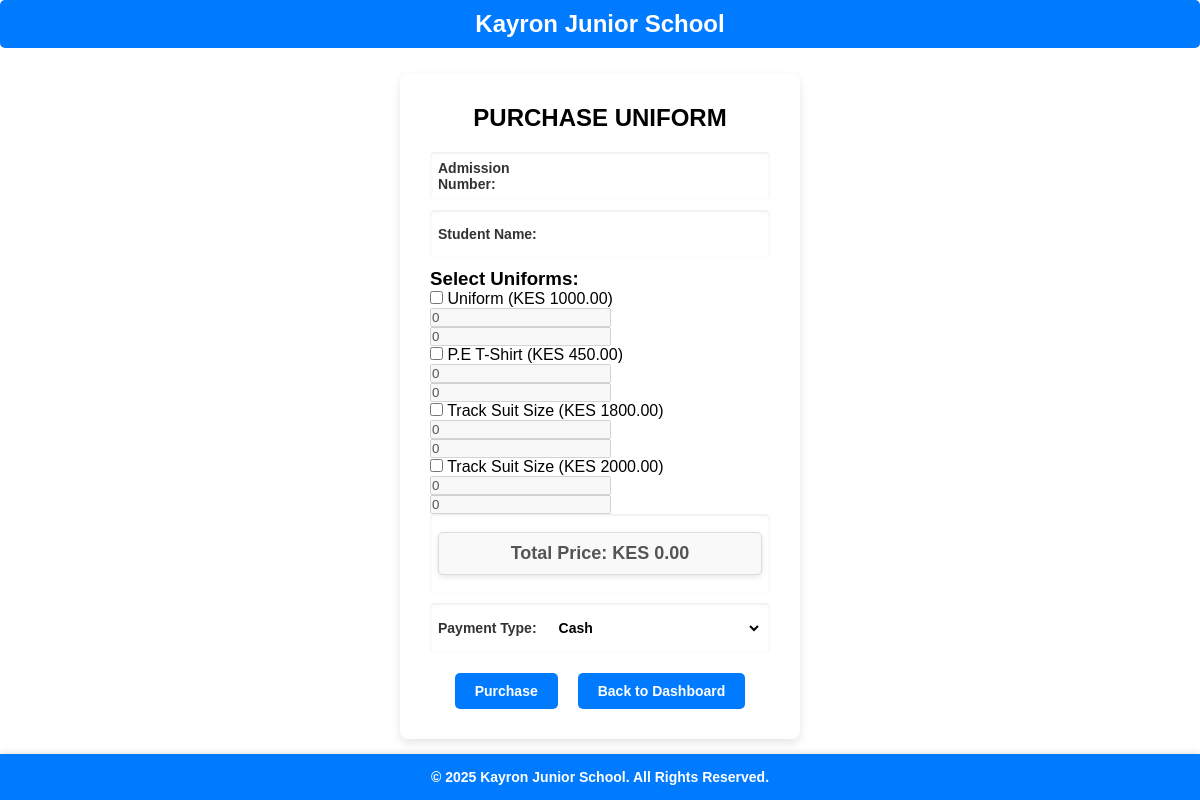
Page /php/process-uniform.php on the earlier database version.
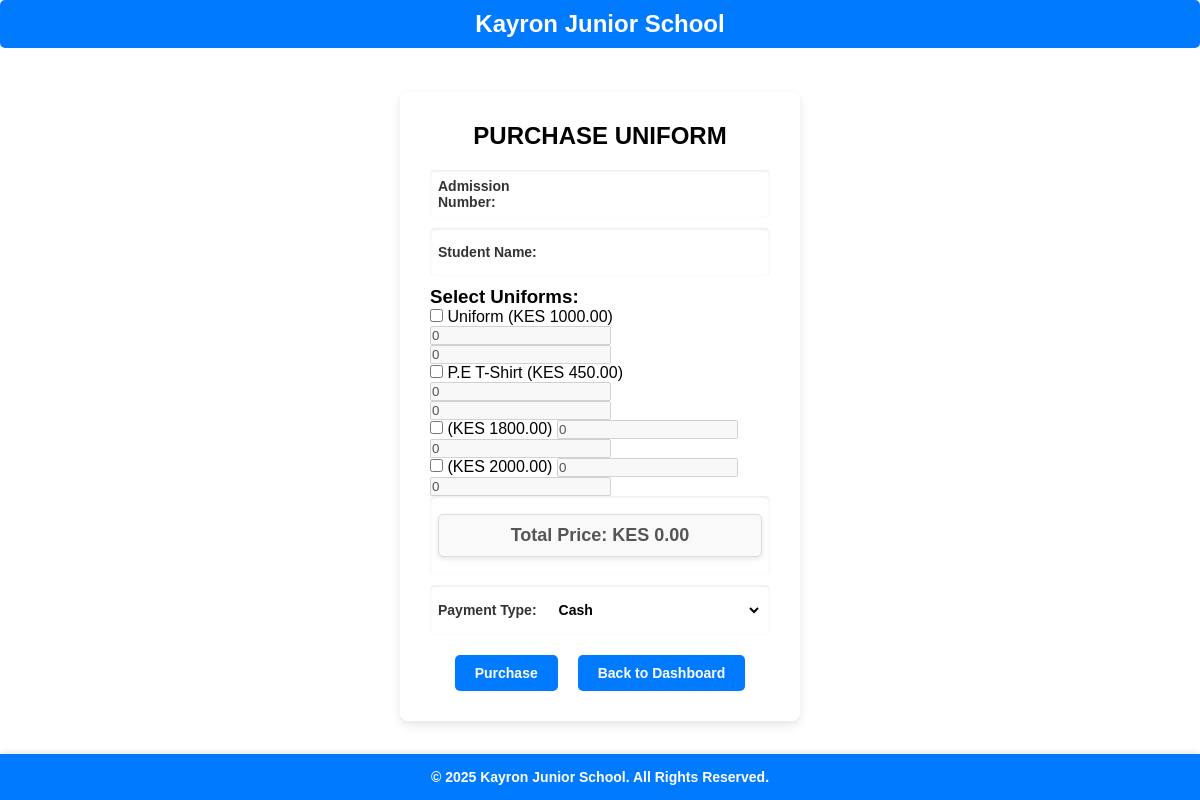
Same page on the later database version.
### tables this page shows
CREATE TABLE uniform_prices (
    id INT AUTO_INCREMENT PRIMARY KEY,
    uniform_type ENUM('Uniform', 'P.E T-Shirt', 'Track Suit 20-26', 'Track Suit 28-32') NOT NULL,
    size VARCHAR(50) NOT NULL,
    price DECIMAL(10,2) NOT NULL
);

### php/process-uniform.php (the view, shortened to what this page needs)
<!DOCTYPE html>
<html lang="en">
<head>
    <link rel="stylesheet" href="../style/style.css">
</head>
<body>
    <div class="heading-all">
        <h2 class="title">Kayron Junior School</h2>
    </div>
    <div class="lunch-form">
        <div class="add-heading">
            <h2>Purchase Uniform</h2>
        </div>
        <form action="process-uniform.php" method="POST">
            <div class="form-group">
                <label for="admission_no">Admission Number:</label>
                <input type="text" id="admission_no" name="admission_no" required oninput="fetchStudentName()">
            </div>
            <div class="form-group">
                <label for="name">Student Name:</label>
                <input type="text" id="name" name="name" required>
            </div>
            <h3>Select Uniforms:</h3>
            <div id="uniforms-list">
            <?php
            include 'db.php';
            $stmt = $conn->prepare("SELECT id, uniform_type, price FROM uniform_prices");
            $stmt->execute();
            $result = $stmt->get_result();
            while ($uniform = $result->fetch_assoc()):
            ?>
            <div class="uniform-item">
                <label class="uniform-label">
                    <input type="checkbox" class="uniform-checkbox" data-id="<?= $uniform['id']; ?>" data-price="<?= $uniform['price']; ?>">
                    <span class="uniform-info"><?= $uniform['uniform_type'] . " (KES " . $uniform['price'] . ")"; ?></span>
                </label>
                <input type="number" class="quantity" name="uniforms[<?= $uniform['id']; ?>][quantity]" data-price="<?= $uniform['price']; ?>" min="1" value="0" disabled onchange="updateTotalPrice()">
                <input type="number" class="amount-paid" name="uniforms[<?= $uniform['id']; ?>][amount_paid]" min="0" value="0" disabled>
            </div>
            <?php endwhile; ?>
            </div>
            <div class="form-group">
                <p id="total_price">Total Price: KES 0.00</p>
            </div>
            <div class="form-group">
                <label for="payment_type">Payment Type:</label>
                <select name="payment_type" required>
                    <option value="Cash">Cash</option>
                </select>
            </div>
            <div class="button-container">
                <button type="submit" class="add-student-btn">Purchase</button>
                <button type="button" class="add-student-btn">
                    <a href="./dashboard.php">Back to Dashboard</a>
                </button>
            </div>
        </form>
    </div>
    <footer class="footer-dash">
        <p>&copy; <?php echo date("Y")?> Kayron Junior School. All Rights Reserved.</p>
    </footer>
</body>
</html>

### style/style.css (style rules this page uses)
* { margin: 0; padding: 0; box-sizing: border-box; font-family: Arial, sans-serif; }
html, body { height: 100%; margin: 0; padding: 0; display: flex; flex-direction: column; }
.heading-all { text-align: center; background: #007bff; color: #fff; padding: 10px; margin-bottom: 20px; border-radius: 5px; }
.form-group { flex: 1 1 calc(50% - 10px); display: flex; align-items: center; background: #fff; padding: 8px; border-radius: 5px; box-shadow: inset 0px 1px 3px rgba(0, 0, 0, 0.1); }
.form-group label { display: flex; align-items: center; font-size: 14px; font-weight: bold; color: #333; margin-right: 10px; }
.form-group input, select { flex: 1; padding: 8px; border: none; outline: none; font-size: 14px; font-weight: bold; background: transparent; }
.button-container { display: flex; justify-content: center; gap: 20px; margin-top: 20px; }
.add-student-btn { padding: 10px 20px; font-size: 14px; font-weight: bold; color: white; background: #007bff; border: none; border-radius: 5px; cursor: pointer; transition: 0.3s; display: inline-block; text-align: center; }
.add-student-btn a { text-decoration: none; color: white; }
.add-heading { text-align: center; text-transform: uppercase; font-weight: bold; margin-bottom: 20px; }
.lunch-form { width: 100%; max-width: 400px; margin: auto; background-color: #fff; padding: 30px; border-radius: 8px; box-shadow: 0 4px 10px rgba(0, 0, 0, 0.1); display: flex; flex-direction: column; align-items: center; }
.lunch-form .form-group { flex: 1 1 calc(50% - 10px); display: flex; align-items: center; background: #fff; padding: 8px; border-radius: 5px; box-shadow: inset 0px 1px 3px rgba(0, 0, 0, 0.1); margin-bottom: 10px; }
.footer-dash { text-align: center; padding: 15px; background: #007bff; color: white; position: relative; margin-top: 10px; width: 100%; font-size: 14px; font-weight: bold; box-shadow: 0px -2px 5px rgba(0, 0, 0, 0.1); transition: all 0.3s ease-in-out; }
.footer-dash p { margin: 0; }
#total_price { font-size: 18px; font-weight: bold; color: #555; background-color: #f9f9f9; padding: 10px; border-radius: 5px; border: 1px solid #ddd; text-align: center; margin-top: 10px; margin-bottom: 10px; width: 100%; box-shadow: 0 2px 5px rgba(0, 0, 0, 0.1); }

Differences in the rows shown:
changed uniform_prices (number 3 of 4 on the later page): uniform_type "Track Suit Size" → (not shown)
changed uniform_prices (number 4 of 4 on the later page): uniform_type "Track Suit Size" → (not shown)
